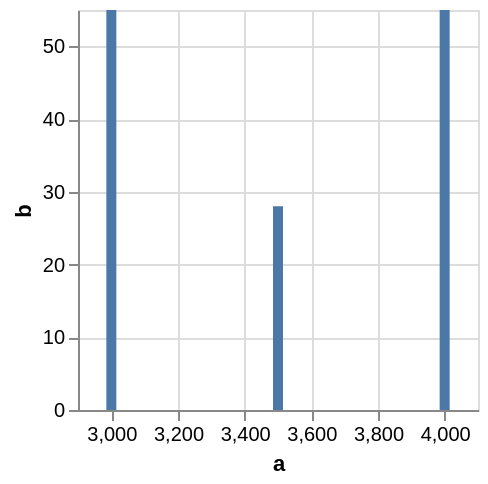

Write a Vega-Lite specification for this figure.
### Vega specification from a JSON file in a GitHub repository (floating-point values rounded to 4 significant figures)
{"$schema": "https://vega.github.io/schema/vega/v5.json", "background": "white", "padding": 5, "width": 200, "height": 200, "style": "cell", "data": [{"name": "source_0", "values": [{"a": 3000, "b": 55}, {"a": 3500, "b": 28}, {"a": 4000, "b": 55}]}, {"name": "data_0", "source": "source_0", "transform": [{"type": "stack", "groupby": ["a"], "field": "b", "sort": {"field": [], "order": []}, "as": ["b_start", "b_end"], "offset": "zero"}, {"type": "filter", "expr": "isValid(datum[\"a\"]) && isFinite(+datum[\"a\"]) && isValid(datum[\"b\"]) && isFinite(+datum[\"b\"])"}]}], "marks": [{"name": "marks", "type": "rect", "style": ["bar"], "from": {"data": "data_0"}, "encode": {"update": {"fill": {"value": "#4c78a8"}, "ariaRoleDescription": {"value": "bar"}, "description": {"signal": "\"a: \" + (format(datum[\"a\"], \"\")) + \"; b: \" + (format(datum[\"b\"], \"\"))"}, "xc": {"scale": "x", "field": "a"}, "width": {"value": 5}, "y": {"scale": "y", "field": "b_end"}, "y2": {"scale": "y", "field": "b_start"}}}}], "scales": [{"name": "x", "type": "linear", "domain": {"data": "data_0", "field": "a"}, "range": [0, {"signal": "width"}], "nice": true, "zero": false, "padding": 5}, {"name": "y", "type": "pow", "domain": {"data": "data_0", "fields": ["b_start", "b_end"]}, "range": [{"signal": "height"}, 0], "nice": true, "zero": true}], "axes": [{"scale": "x", "orient": "bottom", "gridScale": "y", "grid": true, "tickCount": {"signal": "ceil(width/40)"}, "domain": false, "labels": false, "aria": false, "maxExtent": 0, "minExtent": 0, "ticks": false, "zindex": 0}, {"scale": "y", "orient": "left", "gridScale": "x", "grid": true, "tickCount": {"signal": "ceil(height/40)"}, "domain": false, "labels": false, "aria": false, "maxExtent": 0, "minExtent": 0, "ticks": false, "zindex": 0}, {"scale": "x", "orient": "bottom", "grid": false, "title": "a", "labelFlush": true, "labelOverlap": true, "tickCount": {"signal": "ceil(width/40)"}, "zindex": 0}, {"scale": "y", "orient": "left", "grid": false, "title": "b", "labelOverlap": true, "tickCount": {"signal": "ceil(height/40)"}, "zindex": 0}]}
